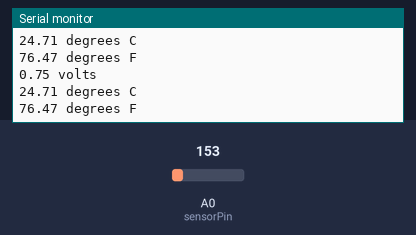
Simulated run of this sketch. Board: Arduino Uno, built with avr-gcc and run on an emulated ATmega328P. On the bench: the last lines printed to the serial monitor. The inputs (shaded band) are chosen by the test bench; at power-on: A0 (sensorPin) = 153.

Above: at 1.8 s.
1.9 s: A0 (sensorPin) set to 165
At 2.8 s:
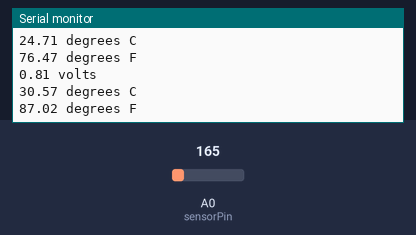
3.4 s: A0 (sensorPin) set to 175
At 4.8 s:
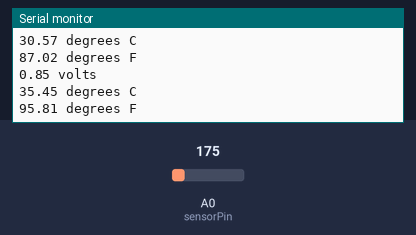
Timing chart, 0 to 6.4 s (numbered marks = the images above; inputs shaded):
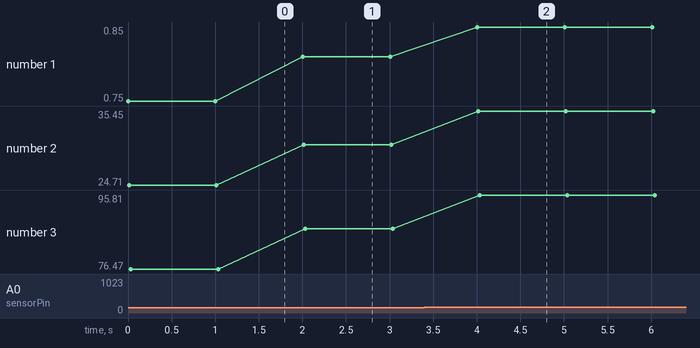

Measured:
- after the input at 1.9 s, the serial monitor: prints a new line after 0.10 s (image 1)
- after the input at 3.4 s, the serial monitor: prints a new line after 0.61 s (image 2)
- plotted number 1: 0.75 → 0.81 after the input at 1.9 s, 0.81 → 0.85 after the input at 3.4 s
- plotted number 2: 24.71 → 30.57 after the input at 1.9 s, 30.57 → 35.45 after the input at 3.4 s
- plotted number 3: 76.47 → 87.02 after the input at 1.9 s, 87.02 → 95.81 after the input at 3.4 s

The sketch:

05_Adafruit_Simple_Thermometer_TPM36.ino
```cpp
//TMP36 Pin Variables
int sensorPin = 0; //the analog pin the TMP36's Vout (sense) pin is connected to
                        //the resolution is 10 mV / degree centigrade with a
                        //500 mV offset to allow for negative temperatures

/*
 * setup() - this function runs once when you turn your Arduino on
 * We initialize the serial connection with the computer
 */
void setup()
{
  Serial.begin(9600);  //Start the serial connection with the computer
                       //to view the result open the serial monitor
}

void loop()                     // run over and over again
{
 //getting the voltage reading from the temperature sensor
 int reading = analogRead(sensorPin);

 // converting that reading to voltage, for 3.3v arduino use 3.3
 float voltage = reading * 5.0;
 voltage /= 1024.0;

 // print out the voltage
 Serial.print(voltage); Serial.println(" volts");

 // now print out the temperature
 float temperatureC = (voltage - 0.5) * 100 ;  //converting from 10 mv per degree wit 500 mV offset
                                               //to degrees ((voltage - 500mV) times 100)
 Serial.print(temperatureC); Serial.println(" degrees C");

 // now convert to Fahrenheit
 float temperatureF = (temperatureC * 9.0 / 5.0) + 32.0;
 Serial.print(temperatureF); Serial.println(" degrees F");

 delay(1000);                                     //waiting a second
}
```
